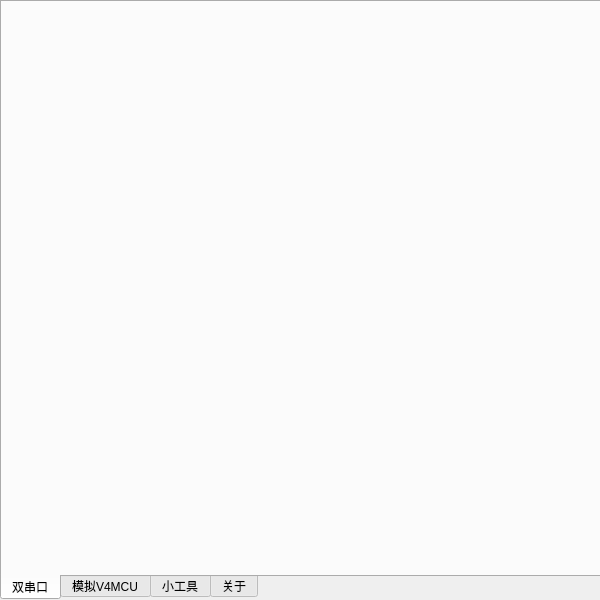
<?xml version="1.0" encoding="UTF-8"?>
<ui version="4.0">
 <class>MainWindow</class>
 <widget class="QMainWindow" name="MainWindow">
  <property name="geometry">
   <rect>
    <x>0</x>
    <y>0</y>
    <width>600</width>
    <height>600</height>
   </rect>
  </property>
  <property name="windowTitle">
   <string>MainWindow</string>
  </property>
  <widget class="QWidget" name="centralWidget">
   <widget class="QTabWidget" name="tabWidget">
    <property name="geometry">
     <rect>
      <x>0</x>
      <y>0</y>
      <width>950</width>
      <height>600</height>
     </rect>
    </property>
    <property name="tabPosition">
     <enum>QTabWidget::South</enum>
    </property>
    <property name="currentIndex">
     <number>0</number>
    </property>
    <property name="elideMode">
     <enum>Qt::ElideRight</enum>
    </property>
    <property name="tabBarAutoHide">
     <bool>false</bool>
    </property>
    <widget class="QWidget" name="doubleWindow">
     <attribute name="title">
      <string>双串口</string>
     </attribute>
    </widget>
    <widget class="QWidget" name="mcuWindow">
     <attribute name="title">
      <string>模拟V4MCU</string>
     </attribute>
    </widget>
    <widget class="QWidget" name="toolWindow">
     <attribute name="title">
      <string>小工具</string>
     </attribute>
    </widget>
    <widget class="QWidget" name="aboutWindow">
     <attribute name="title">
      <string>关于</string>
     </attribute>
    </widget>
   </widget>
  </widget>
 </widget>
 <layoutdefault spacing="6" margin="11"/>
 <resources/>
 <connections/>
</ui>
